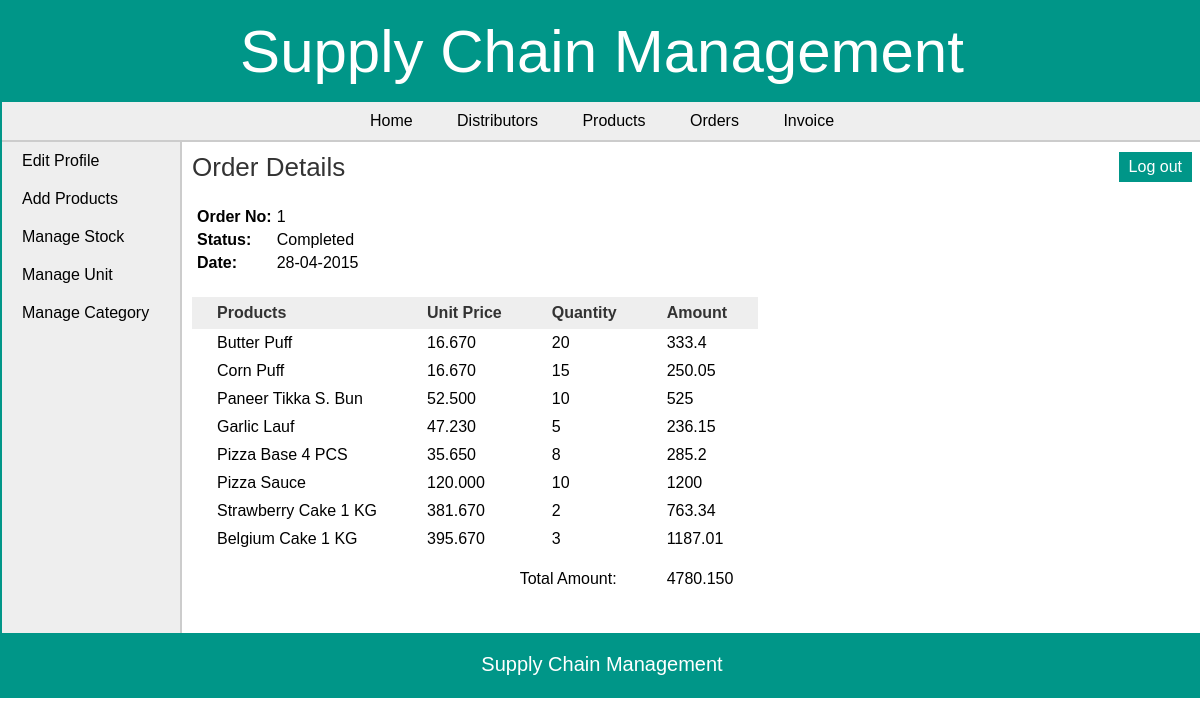
/manufacturer/view_order_items.php?id=1 (signed in), run on the app's committed database.
### tables this page shows
CREATE TABLE `orders` (
  `order_id` int(11) NOT NULL,
  `date` date NOT NULL,
  `retailer_id` int(11) NOT NULL,
  `approved` tinyint(1) NOT NULL,
  `status` tinyint(1) NOT NULL,
  `total_amount` decimal(10,3) NOT NULL
);

CREATE TABLE `order_items` (
  `order_items_id` int(11) NOT NULL,
  `order_id` int(11) NOT NULL,
  `pro_id` int(11) NOT NULL,
  `quantity` int(6) NOT NULL
);

CREATE TABLE `products` (
  `pro_id` int(11) NOT NULL,
  `pro_name` varchar(25) NOT NULL,
  `pro_desc` text,
  `pro_price` decimal(10,3) NOT NULL,
  `unit` int(11) NOT NULL,
  `pro_cat` int(11) NOT NULL,
  `quantity` int(6) DEFAULT NULL
);

### manufacturer/view_order_items.php (the view, shortened to what this page needs)
<?php
	require("../includes/config.php");
	if(isset($_SESSION['manufacturer_login']) || isset($_SESSION['admin_login']) || isset($_SESSION['retailer_login'])) {
			$order_id = $_GET['id'];
			$query_selectManOrderItems = "SELECT *,order_items.quantity as quantity FROM orders,order_items,products WHERE order_items.order_id='$order_id' AND order_items.pro_id=products.pro_id AND order_items.order_id=orders.order_id";
			$result_selectManOrderItems = mysqli_query($con,$query_selectManOrderItems);
			$query_selectManOrder = "SELECT date,approved,status FROM orders WHERE order_id='$order_id'";
			$result_selectManOrder = mysqli_query($con,$query_selectManOrder);
			$row_selectManOrder = mysqli_fetch_array($result_selectManOrder);
		}
		else {
			header('Location:../index.php');
		}
?>
<!DOCTYPE html>
<html>
<head>
	<link rel="stylesheet" href="../includes/main_style.css" >
</head>
<body>
	<?php
		include("../includes/header.inc.php");
		include("../includes/nav_manufacturer.inc.php");
		include("../includes/aside_manufacturer.inc.php");
	?>
	<section>
		<h1>Order Details</h1>
		<table class="table_infoFormat">
		<tr>
			<td> Order No: </td>
			<td> <?php echo $order_id; ?> </td>
		</tr>
		<tr>
			<td> Status: </td>
			<td>
			<?php
				if($row_selectManOrder['status'] == 0) {
					echo "Pending";
				}
				else {
					echo "Completed";
				}
			?>
			</td>
		</tr>
		<tr>
			<td> Date: </td>
			<td> <?php echo date("d-m-Y",strtotime($row_selectManOrder['date'])); ?> </td>
		</tr>
		</table>
		<form action="" method="POST" class="form">
		<table class="table_invoiceFormat">
			<tr>
				<th> Products </th>
				<th> Unit Price </th>
				<th> Quantity </th>
				<th> Amount </th>
			</tr>
			<?php $i=1; while($row_selectManOrderItems = mysqli_fetch_array($result_selectManOrderItems)) { ?>
			<tr>
				<td> <?php echo $row_selectManOrderItems['pro_name']; ?> </td>
				<td> <?php echo $row_selectManOrderItems['pro_price']; ?> </td>
				<td> <?php echo $row_selectManOrderItems['quantity']; ?> </td>
				<td> <?php echo $row_selectManOrderItems['quantity']*$row_selectManOrderItems['pro_price']; ?> </td>
			</tr>
			<?php $i++; } ?>
			<tr style="height:40px;vertical-align:bottom;">
				<td colspan="3" style="text-align:right;"> Total Amount: </td>
				<td>
				<?php
					mysqli_data_seek($result_selectManOrderItems,0);
					$row_selectManOrderItems = mysqli_fetch_array($result_selectManOrderItems);
					echo $row_selectManOrderItems['total_amount'];
				?>
				</td>
			</tr>
		</table>
		</form>
	</section>
	<?php
		include("../includes/footer.inc.php");
	?>
</body>
</html>

### includes/main_style.css (style rules this page uses)
* { font-family: arial,sans-serif; margin:0px; padding:0px; }
body { width:1200px; margin:auto; border:2px solid #009688; }
section { width:1000px; padding:10px; padding-bottom:40px; }
section h1 { margin-bottom:10px; font-weight:normal; color:#333; font-size: 26px; }
table { border-collapse: collapse; }
.table_invoiceFormat th { background-color:#eee; color:#333; padding: 7px 25px; }
.table_invoiceFormat tr { border:none; }
.table_invoiceFormat td,.table_invoiceFormat tr { padding: 5px 25px; text-align: left; }
.table_infoFormat { margin:20px 5px 25px; }
.table_infoFormat td { padding:5px 5px 0px 0px; }
.table_infoFormat td:first-child { font-weight:bold; }

### data on the page
orders: date "28-04-2015", total_amount "4780.150"
order_items: pro.pro_name "Butter Puff", pro.pro_price "16.670", quantity "20", quantity.pro_price "333.4"
order_items: pro.pro_name "Corn Puff", pro.pro_price "16.670", quantity "15", quantity.pro_price "250.05"
order_items: pro.pro_name "Paneer Tikka S. Bun", pro.pro_price "52.500", quantity "10", quantity.pro_price "525"
order_items: pro.pro_name "Garlic Lauf", pro.pro_price "47.230", quantity "5", quantity.pro_price "236.15"
order_items: pro.pro_name "Pizza Base 4 PCS", pro.pro_price "35.650", quantity "8", quantity.pro_price "285.2"
order_items: pro.pro_name "Pizza Sauce", pro.pro_price "120.000", quantity "10", quantity.pro_price "1200"
order_items: pro.pro_name "Strawberry Cake 1 KG", pro.pro_price "381.670", quantity "2", quantity.pro_price "763.34"
order_items: pro.pro_name "Belgium Cake 1 KG", pro.pro_price "395.670", quantity "3", quantity.pro_price "1187.01"

### other printed values
$order_id "1"
